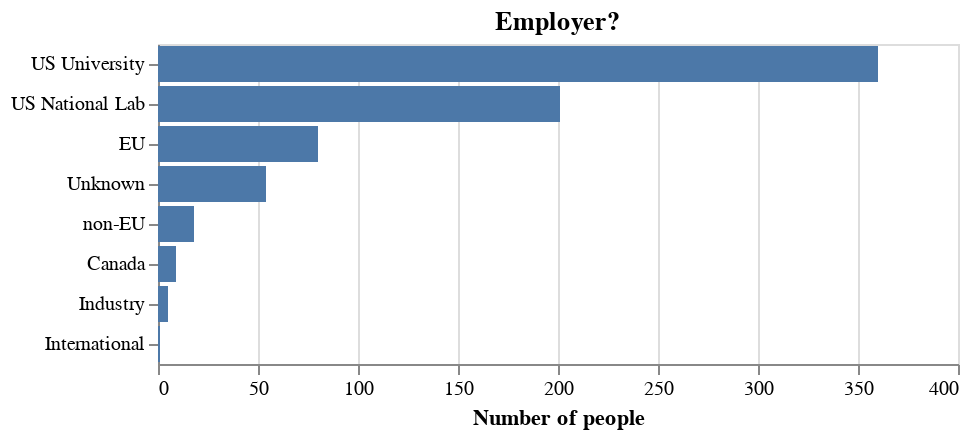

The cell this chart's notebook holds for it:
### Markdown cell above
### Employer

### Code cell
(alt.Chart(data=survey, title="Employer?")
    .mark_bar()
    .encode(
        y=alt.Y(shorthand="employed_by:N", sort='-x', title=""),
        x=alt.X(shorthand="count()",title="Number of people"),
        tooltip=alt.Tooltip("count():N"),
    )
)

### Figure 1 — Vega-Lite specification as saved in the notebook (floating-point values rounded to 4 significant figures; data arrays with more than 128 entries replaced by an {"elided": "..."} marker saying what was removed)
{"config": {"view": {"continuousWidth": 400, "continuousHeight": 300}}, "data": {"name": "data-8de81c8d48993bc13735766737e2b6a7"}, "mark": "bar", "encoding": {"tooltip": {"aggregate": "count", "type": "nominal"}, "x": {"aggregate": "count", "title": "Number of people", "type": "quantitative"}, "y": {"field": "employed_by", "sort": "-x", "title": "", "type": "nominal"}}, "title": "Employer?", "$schema": "https://vega.github.io/schema/vega-lite/v4.17.0.json", "datasets": {"data-8de81c8d48993bc13735766737e2b6a7": {"elided": "728 records"}}}
